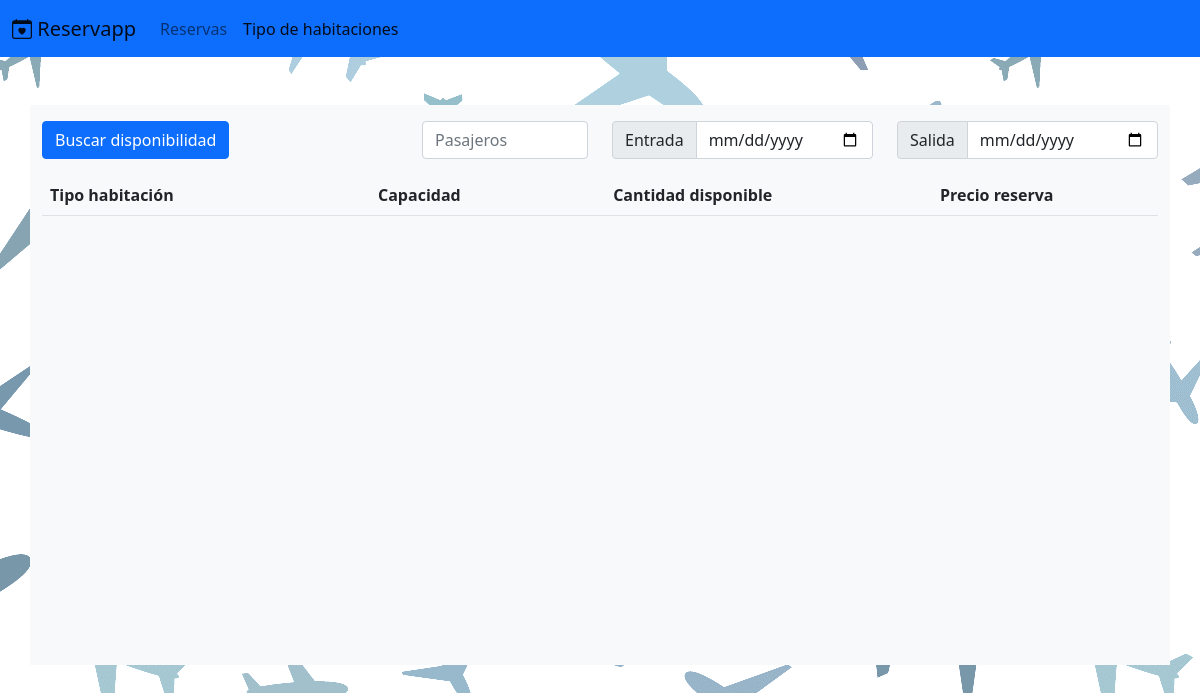
The app's page /room_types/, older data.
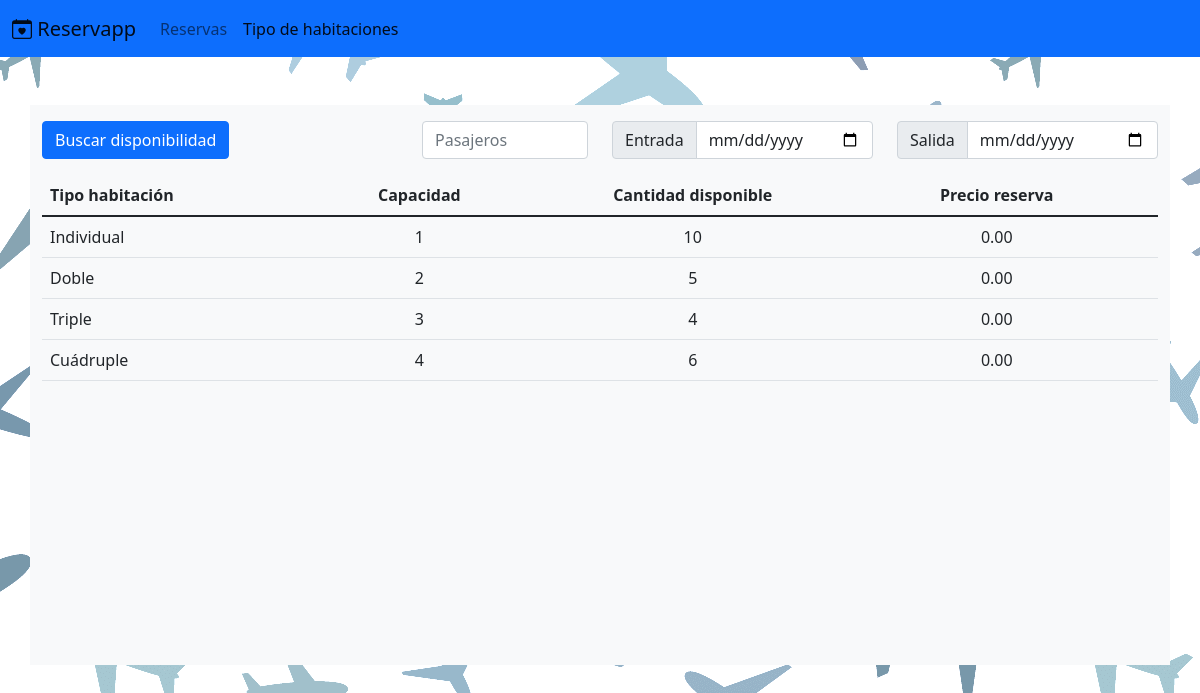
The same page, newer data.
### bookings/models.py (models this page shows, shortened)
class RoomType(models.Model):
    capacity = models.PositiveSmallIntegerField()
    daily_rate = models.DecimalField(decimal_places = 2, max_digits = 20)
    name = models.CharField(max_length = 255)

### bookings/views.py (the view)
# urls.py: path('room_types/', views.RoomTypeListView.as_view(), name = "room_type_list"),
class RoomTypeListView(generic.ListView):
    model = RoomType
    def get_queryset(self):
        params = self.request.GET
        capacity = params.get('guest_count', 0)
        try:
            capacity = int(capacity)
        except:
            capacity = 0
        return RoomType.objects.filter(capacity__gte = capacity)
    def get_context_data(self, **kwargs):
        ctxt = super().get_context_data(**kwargs)
        start_date = self.request.GET.get('start_date', None)
        end_date = self.request.GET.get('end_date', None)
        ctxt['nav_item_selected'] = 'RoomType'
        ctxt['guest_count'] = self.request.GET.get('guest_count', None)
        ctxt['start_date'] = start_date
        ctxt['end_date'] = end_date
        ctxt['test'] = {'attr':'funciona', 'attr2':'re funciona'}
        room_set = None
        if not start_date is None and not end_date is None:
            room_set = RoomService.GetAvailableRoomsForDateRange(start_date = start_date, end_date = end_date)
        ctxt['roomtype_list'] = RoomTypeService.ComputeRoomTypeBookingPriceForDateRange(ctxt['roomtype_list'].values(), start_date = start_date, end_date = end_date)
        ctxt['roomtype_list'] = RoomTypeService.ComputeRoomTypeAvailableCountFromAvailableRoomQuerySet(ctxt['roomtype_list'], room_set)
        return ctxt

### bookings/services.py (called while the page is built)
    def ComputeRoomTypeBookingPriceForDateRange(room_types, start_date, end_date):
        try:
            s = datetime.datetime.strptime(start_date,"%Y-%m-%d")
            e = datetime.datetime.strptime(end_date,"%Y-%m-%d")
            if (e < s):
                raise ValueError()
            day_count = (e - s).days
        except:
            day_count = 0
        for rt in room_types:
            rt['booking_price'] = rt['daily_rate'] * day_count
        return room_types

    def ComputeRoomTypeAvailableCountFromAvailableRoomQuerySet(room_types, rooms = None):
        if rooms is None:
            rooms = Room.objects.all()
        for rt in room_types:
            rt['available_count'] = rooms.filter(room_type__id = rt['id']).count()
        return room_types

### bookings/templates/bookings/roomtype_list.html (shortened to what this page needs)
{% extends "bookings/list.html" %}
{% block list_controls %}
<form class="col-12" action="{% url 'room_type_list' %}" method="GET">
    <div class="row justify-content-between">
        <div class="col-2">
            <input name="guest_count" min="0" type="number" {% if guest_count %} value={{guest_count}} {% endif %} class="form-control" placeholder="Pasajeros">
        </div>
        <div class="col-6">
            <div class="row">
                <div class="col-6">
                    <div class="input-group">
                        <span class="input-group-text mr-2">Entrada</span>
                        <input name="start_date" type="date" {% if start_date %} value={{start_date}} {% endif %} class="form-control">
                    </div>
                </div>
                <div class="col-6">
                    <div class="input-group">
                        <span class="input-group-text mr-2">Salida</span>
                        <input name="end_date" type="date" {% if end_date %} value={{end_date}} {% endif %} class="form-control">
                    </div>
                </div>
            </div>
        </div>
        <div class="col-4 justify-content-start order-first">
            <button type="submit" class="btn btn-primary">
                Buscar disponibilidad
            </button>
        </div>
    </div>
</form>
{% endblock list_controls %}
{% block list_head_row %}
<tr>
    <th scope="col" class="text-start">Tipo habitación</th>
    <th scope="col" class="text-center">Capacidad</th>
    <th scope="col" class="text-center">Cantidad disponible</th>
    <th scope="col" class="text-center">Precio reserva</th>
    <th scope="col-1" class="text-end"></th> {% comment %} columna para acciones {% endcomment %}
</tr>
{% endblock list_head_row %}
{% block list_body %}
{% for room_type in roomtype_list %}
<tr>
    <td class="text-start">{{room_type.name}}</td>
    <td class="text-center">{{room_type.capacity}}</td>
    <td class="text-center">{{room_type.available_count}}</td>
    <td class="text-center">{{room_type.booking_price}}</td>
    <td class="text-end">
    </td>
</tr>
{% endfor %}
{% endblock list_body %}

### bookings/templates/bookings/list.html
{% extends "bookings/base.html" %}
{% block content %}
<div class="row mb-3 justify-content-between align-items-center">
    {% block list_controls %}
    {% endblock list_controls %}
</div>
<div class="table-responsive">
    <table class="table table-hover table-responsive">
        <thead>
            {% block list_head_row %}
            {% endblock list_head_row %}
        </thead>
        <tbody>
            {% block list_body %}
            {% endblock list_body %}
        </tbody>
    </table>
</div>
{% endblock content %}

### bookings/templates/bookings/base.html (shortened to what this page needs)
<!DOCTYPE html>
<html lang="es">
<head>
    <link rel="stylesheet" href="https://cdn.jsdelivr.net/npm/bootstrap-icons@1.8.1/font/bootstrap-icons.css">
</head>
<body>
    {% load static %}
    <nav class="navbar navbar-expand-md navbar-light bg-primary">
        <div class="container-fluid">
            <a class="navbar-brand align-text-top" href="/">
                <span class="d-inline-block align-text-top bi-calendar-heart"/>
                Reservapp
            </a>
            <div class="collapse navbar-collapse" id="navbarSupportedContent">
                <ul class="navbar-nav me-auto mb-2 mb-lg-0">
                    {% block navbar_list %}
                    <li class="nav-item">
                        <a class="nav-link {% if "Booking" == nav_item_selected %}active{% endif %}" href="{% url 'booking_list' %}">Reservas</a>
                    </li>
                    <li class="nav-item">
                        <a class="nav-link {% if "RoomType" == nav_item_selected %}active{% endif %}" href="{% url 'room_type_list' %}">Tipo de habitaciones</a>
                    </li>
                    {% endblock navbar_list %}
                </ul>
        </div>
    </nav>
    <div class="container-lg bg-light mt-5 pt-3" style="min-height:70vh">
        {% block content %}
        {% endblock content %}
    </div>
    <link href="https://cdn.jsdelivr.net/npm/bootstrap@5.1.3/dist/css/bootstrap.min.css" rel="stylesheet">
</body>
</html>

Row changes from the older to the newer data that the page shows:
added RoomType: name "Individual", capacity "1", available_count "10", booking_price "0.00"
added RoomType: name "Doble", capacity "2", available_count "5", booking_price "0.00"
added RoomType: name "Triple", capacity "3", available_count "4", booking_price "0.00"
added RoomType: name "Cuádruple", capacity "4", available_count "6", booking_price "0.00"
